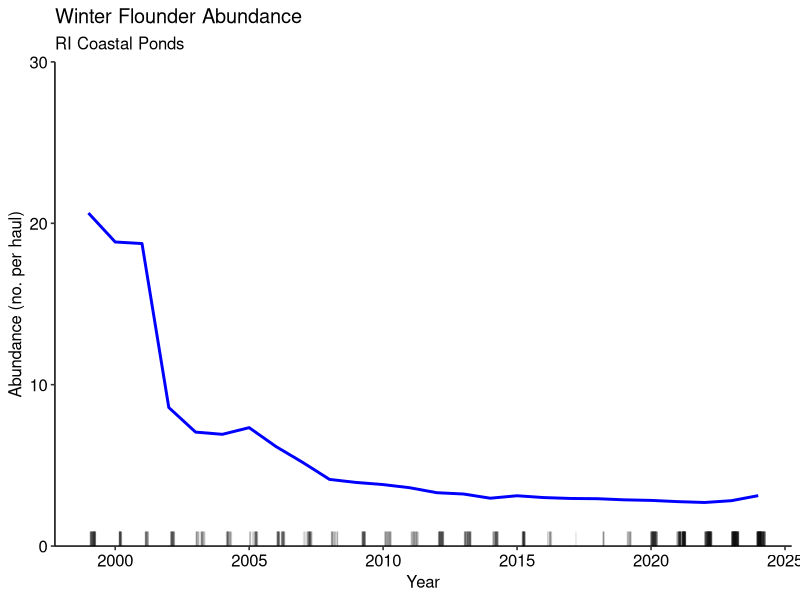

This chart was generated by the following R code:
## ---- chunk 1
#| echo: false

## This code chunk loads and cleans the data for analysis

# Load packages
library(ggpubr)
library(lubridate)
library(randomForest)
library(readxl)
library(tidyverse)

# Import data
fyke <-  read_excel("data/model-deployment/FykeSets_2024.xlsx")

# Calculate Julian day
fyke$Haul_Date <- as.POSIXlt(fyke$Haul_Date, format="%d-%m-%y")
fyke$Haul_Date_Jul <- as.numeric(format(fyke$Haul_Date, "%j"))
  
# Convert Julian Day to be 1 at Nov 1 as that is earliest conceivable start date
fyke$Haul_Date_Jul <- ifelse(fyke$Haul_Date_Jul < 200,
  fyke$Haul_Date_Jul + 61, fyke$Haul_Date_Jul - 304)

# Add water temp column
fyke$Water_Temp_C <- NA

# Fill in water temp column
for (i in 1:nrow(fyke)){
  
  # If there is a haul and set temp available, use average
  if (!is.na(fyke$Set_Water_Temp[i]) & !is.na(fyke$Haul_Water_Temp[i])){
    fyke$Water_Temp_C[i] <- mean(c(fyke$Set_Water_Temp[i], fyke$Haul_Water_Temp[i]))
  } else {
  
    # If only one temp is available, use that
    if (!is.na(fyke$Set_Water_Temp[i])){
      fyke$Water_Temp_C[i] <- fyke$Set_Water_Temp[i]
    } else if (!is.na(fyke$Haul_Water_Temp[i])){
      fyke$Water_Temp_C[i] <- fyke$Haul_Water_Temp[i]
    }
  }
}

# Select desired columns
fyke <- fyke %>% select(
  Station_ID,
  Pond_ID,
  Haul_Year_Winter,
  Haul_Date_Jul,
  Soak_Time,
  Set_Occ_Year,
  Water_Temp_C,
  WFL_Caught,
  WFL_Frequency)

# Subset for complete cases only
fyke <- fyke %>% drop_na()

# Make all columns numeric or factor
fyke$Station_ID <- as.factor(fyke$Station_ID)
fyke$Pond_ID <- as.factor(fyke$Pond_ID)

## ---- chunk 2
#| echo: false

## This code chunk calculates an abundance index for all ponds


## Run RFM

# Data frame for RFM
df <- fyke %>% select(-WFL_Caught)

# Bootstrap sample for model training
set.seed(12345)
df_boot <- slice_sample(df, prop = 1, replace = TRUE)

# Out of bag sample for testing
df_oob <- setdiff(df, df_boot)

# Data for RFM
x <- select(df_boot, -WFL_Frequency)
y <- df_boot$WFL_Frequency
xtest <- select(df_oob, -WFL_Frequency)
ytest <- df_oob$WFL_Frequency

# Random forest model
rf <- randomForest(x = x, y = y, xtest = xtest, ytest = ytest,
  ntree = 200, mtry = 4,
  importance = TRUE, proximity = TRUE, keep.forest = TRUE)


## PDP Abundance Index

# Make haul winter an integer
fyke$Haul_Year_Winter <- as.integer(fyke$Haul_Year_Winter)

# Calculate partial dependence
pd <- bind_rows(partialPlot(rf, fyke, x.var = "Haul_Year_Winter", n.pt = 26, plot = FALSE))

# Create custom rug to show all sampling by date
rug <- fyke %>%
  select(Haul_Year_Winter, Haul_Date_Jul)

# Prepare empty vector for date
rug$Haul_Date <- NA

# Convert Julian date to date object
for (i in 1:nrow(rug)){
  rug$Haul_Date[i] <- as.Date(rug$Haul_Date_Jul[i],
    origin = paste0(rug$Haul_Year_Winter[i] - 1, "-11-01"))
}

# Make Haul Date a date object
rug$Haul_Date <- as.Date(rug$Haul_Date, format = "%Y-%m-%d")

# Convert Haul Date to decimal years
rug$Haul_Date <- as.numeric(
  year(rug$Haul_Date) + (yday(rug$Haul_Date) - 1) / 
    ifelse(leap_year(rug$Haul_Date), 366, 365))

# Plot index
ggplot(pd, aes(x = x, y = y)) +
  geom_line(color = "blue", linewidth = 1) +
  geom_rug(data = rug, aes(x = Haul_Date), inherit.aes = FALSE,
    sides = "b", alpha = 0.1) +
  xlab("Year") +
  ylab("Abundance (no. per haul)") +
  ggtitle("Winter Flounder Abundance", "RI Coastal Ponds") +
  scale_y_continuous(expand = c(0, 0)) +
  theme_pubr() +
  coord_cartesian(xlim = c(1999, 2024), ylim = c(0, 30))
  theme(plot.margin = unit(c(0.5, 0.5, 0.5, 0.5), "cm"))

